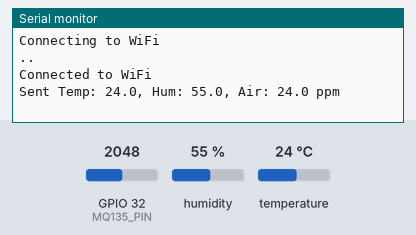
This sketch was run on a simulated ESP32. Parts: the last lines printed to the serial monitor. The test bench sets the inputs (shaded band); at power-on: humidity 55 %, temperature 24 °C, GPIO 32 (MQ135_PIN) = 2048. WiFi joins after 1.5 s; servers stay silent unless stated; uploads are accepted with an empty reply.

Above: at 3.2 s.
3.3 s: humidity set to 22 %
10.9 s: temperature set to 12 °C
At 13.1 s:
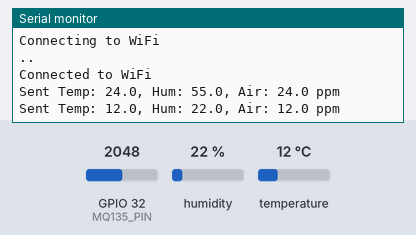
18.5 s: humidity set to 40 %
At 24.1 s:
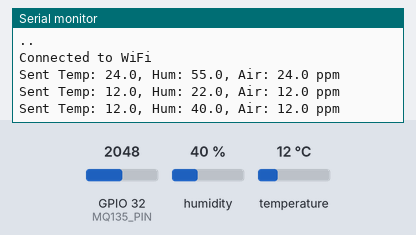

Measured:
- after the input at 10.9 s, the serial monitor: prints a new line after 1.5 s (image 1)
- after the input at 18.5 s, the serial monitor: prints a new line after 4.2 s (image 2)

The sketch:

esp32_room_client__finalV.ino
```cpp
#include <WiFi.h>
#include <HTTPClient.h>
#include <DHT.h>

#define DHTPIN 4
#define DHTTYPE DHT11
#define MQ135_PIN 32

DHT dht(DHTPIN, DHTTYPE);

const char* ssid = "eir59735987";
const char* password = "bbnjgf7PBM";
const char* server_host = "http://192.168.1.63/submit";

const char* room_id = "room1";

void setup() {
  Serial.begin(115200);
  WiFi.begin(ssid, password);
  dht.begin();

  Serial.println("Connecting to WiFi");
  while (WiFi.status() != WL_CONNECTED) {
    delay(1000);
    Serial.print(".");
  }
  Serial.println("\nConnected to WiFi");
}

void loop() {
  float temperature = dht.readTemperature();
  float humidity = dht.readHumidity();
  int air_ppm = analogRead(MQ135_PIN);

  if (!isnan(temperature) && !isnan(humidity)) {
    if (WiFi.status() == WL_CONNECTED) {
      HTTPClient http;

      String url = String(server_host)
                   + "?id=" + room_id
                   + "&temp=" + String(temperature)
                   + "&hum=" + String(humidity)
                   + "&air=" + String(air_ppm);

      http.begin(url);
      int code = http.GET();
      http.end();

      Serial.printf("Sent Temp: %.1f, Hum: %.1f, Air: %.1f ppm\n",
                    temperature, humidity, air_ppm);
    }
  } else {
    Serial.println("Sensor read failed");
  }

  delay(10000);
}
```
